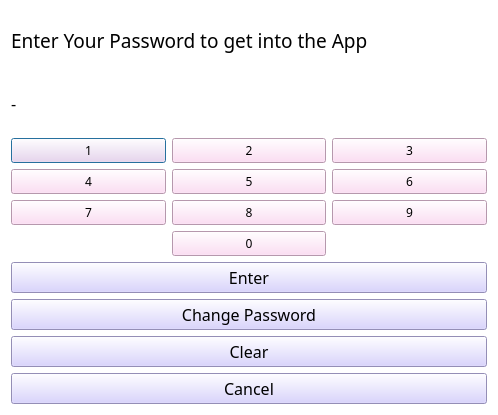
<?xml version="1.0" encoding="UTF-8"?>
<ui version="4.0">
 <class>DialogLogin</class>
 <widget class="QDialog" name="DialogLogin">
  <property name="geometry">
   <rect>
    <x>0</x>
    <y>0</y>
    <width>498</width>
    <height>415</height>
   </rect>
  </property>
  <property name="windowTitle">
   <string>Dialog</string>
  </property>
  <property name="windowIcon">
   <iconset resource="resources.qrc">
    <normaloff>:/Downloads/money-1673582_1280.png</normaloff>:/Downloads/money-1673582_1280.png</iconset>
  </property>
  <property name="styleSheet">
   <string notr="true">background-color: rgb(255, 255, 255);</string>
  </property>
  <layout class="QVBoxLayout" name="verticalLayout">
   <item>
    <widget class="QLabel" name="label">
     <property name="font">
      <font>
       <family>Yu Gothic UI Light</family>
       <pointsize>14</pointsize>
      </font>
     </property>
     <property name="text">
      <string>Enter Your Password to get into the App</string>
     </property>
    </widget>
   </item>
   <item>
    <widget class="QLabel" name="label_2">
     <property name="font">
      <font>
       <family>Yu Gothic UI Light</family>
       <pointsize>12</pointsize>
      </font>
     </property>
     <property name="text">
      <string>-</string>
     </property>
    </widget>
   </item>
   <item>
    <layout class="QGridLayout" name="gridLayout">
     <item row="0" column="0">
      <widget class="QPushButton" name="pushButton_1">
       <property name="font">
        <font>
         <family>Yu Gothic UI Light</family>
        </font>
       </property>
       <property name="styleSheet">
        <string notr="true">background-color: rgb(255, 213, 242);</string>
       </property>
       <property name="text">
        <string>1</string>
       </property>
      </widget>
     </item>
     <item row="0" column="1">
      <widget class="QPushButton" name="pushButton_2">
       <property name="font">
        <font>
         <family>Yu Gothic UI Light</family>
        </font>
       </property>
       <property name="styleSheet">
        <string notr="true">background-color: rgb(255, 213, 242);</string>
       </property>
       <property name="text">
        <string>2</string>
       </property>
      </widget>
     </item>
     <item row="0" column="2">
      <widget class="QPushButton" name="pushButton_3">
       <property name="font">
        <font>
         <family>Yu Gothic UI Light</family>
        </font>
       </property>
       <property name="styleSheet">
        <string notr="true">background-color: rgb(255, 213, 242);</string>
       </property>
       <property name="text">
        <string>3</string>
       </property>
      </widget>
     </item>
     <item row="1" column="0">
      <widget class="QPushButton" name="pushButton_4">
       <property name="font">
        <font>
         <family>Yu Gothic UI Light</family>
        </font>
       </property>
       <property name="styleSheet">
        <string notr="true">background-color: rgb(255, 213, 242);</string>
       </property>
       <property name="text">
        <string>4</string>
       </property>
      </widget>
     </item>
     <item row="1" column="1">
      <widget class="QPushButton" name="pushButton_5">
       <property name="font">
        <font>
         <family>Yu Gothic UI Light</family>
        </font>
       </property>
       <property name="styleSheet">
        <string notr="true">background-color: rgb(255, 213, 242);</string>
       </property>
       <property name="text">
        <string>5</string>
       </property>
      </widget>
     </item>
     <item row="1" column="2">
      <widget class="QPushButton" name="pushButton_6">
       <property name="font">
        <font>
         <family>Yu Gothic UI Light</family>
        </font>
       </property>
       <property name="styleSheet">
        <string notr="true">background-color: rgb(255, 213, 242);</string>
       </property>
       <property name="text">
        <string>6</string>
       </property>
      </widget>
     </item>
     <item row="2" column="0">
      <widget class="QPushButton" name="pushButton_7">
       <property name="font">
        <font>
         <family>Yu Gothic UI Light</family>
        </font>
       </property>
       <property name="styleSheet">
        <string notr="true">background-color: rgb(255, 213, 242);</string>
       </property>
       <property name="text">
        <string>7</string>
       </property>
      </widget>
     </item>
     <item row="2" column="1">
      <widget class="QPushButton" name="pushButton_8">
       <property name="font">
        <font>
         <family>Yu Gothic UI Light</family>
        </font>
       </property>
       <property name="styleSheet">
        <string notr="true">background-color: rgb(255, 213, 242);</string>
       </property>
       <property name="text">
        <string>8</string>
       </property>
      </widget>
     </item>
     <item row="2" column="2">
      <widget class="QPushButton" name="pushButton_9">
       <property name="font">
        <font>
         <family>Yu Gothic UI Light</family>
        </font>
       </property>
       <property name="styleSheet">
        <string notr="true">background-color: rgb(255, 213, 242);</string>
       </property>
       <property name="text">
        <string>9</string>
       </property>
      </widget>
     </item>
     <item row="3" column="1">
      <widget class="QPushButton" name="pushButton_0">
       <property name="font">
        <font>
         <family>Yu Gothic UI Light</family>
        </font>
       </property>
       <property name="styleSheet">
        <string notr="true">background-color: rgb(255, 213, 242);</string>
       </property>
       <property name="text">
        <string>0</string>
       </property>
      </widget>
     </item>
    </layout>
   </item>
   <item>
    <widget class="QPushButton" name="pushButtonEnter">
     <property name="font">
      <font>
       <family>Yu Gothic UI Light</family>
       <pointsize>12</pointsize>
      </font>
     </property>
     <property name="styleSheet">
      <string notr="true">background-color: rgb(207, 199, 255);</string>
     </property>
     <property name="text">
      <string>Enter</string>
     </property>
    </widget>
   </item>
   <item>
    <widget class="QPushButton" name="pushButtonChange">
     <property name="font">
      <font>
       <family>Yu Gothic UI Light</family>
       <pointsize>12</pointsize>
      </font>
     </property>
     <property name="styleSheet">
      <string notr="true">background-color: rgb(207, 199, 255);</string>
     </property>
     <property name="text">
      <string>Change Password</string>
     </property>
    </widget>
   </item>
   <item>
    <widget class="QPushButton" name="pushButtonClear">
     <property name="font">
      <font>
       <family>Yu Gothic UI Light</family>
       <pointsize>12</pointsize>
      </font>
     </property>
     <property name="styleSheet">
      <string notr="true">background-color: rgb(207, 199, 255);</string>
     </property>
     <property name="text">
      <string>Clear</string>
     </property>
    </widget>
   </item>
   <item>
    <widget class="QPushButton" name="pushButtonCancel">
     <property name="font">
      <font>
       <family>Yu Gothic UI Light</family>
       <pointsize>12</pointsize>
      </font>
     </property>
     <property name="styleSheet">
      <string notr="true">background-color: rgb(207, 199, 255);</string>
     </property>
     <property name="text">
      <string>Cancel</string>
     </property>
    </widget>
   </item>
  </layout>
 </widget>
 <resources>
  <include location="resources.qrc"/>
 </resources>
 <connections/>
</ui>
